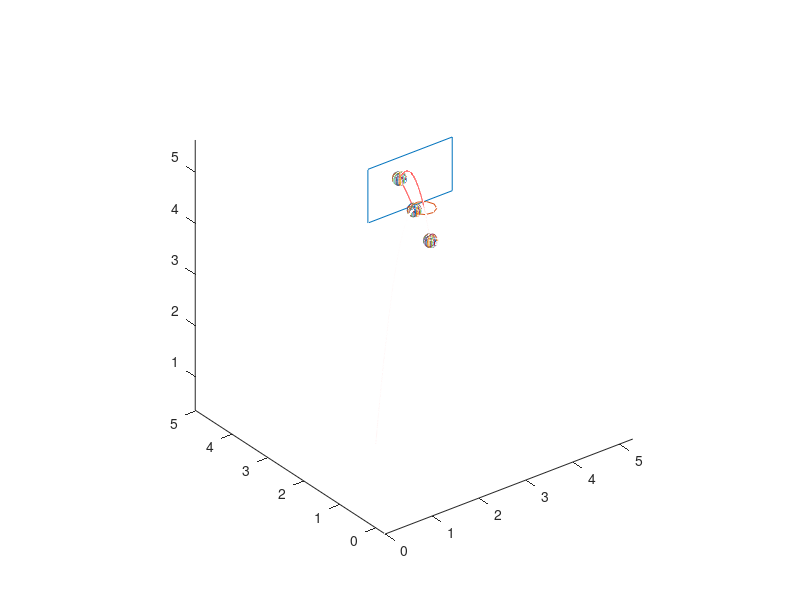

MATLAB code for this plot:
%% BasketballSimulationTrajectory.m
% Authors: Patrick Varin, Rebecca Schutzengel, Brendan Quinivan
% 
% This code was written during the 2011 University Physics Competition
% in order to simulate a basketball as shot from the three-point line
% and 45 degrees from the principle axis of the court.
% 
% This function can either be called with the default values:
%   BasketballSimulation()
% or with custom values:
%   BasketballSimulation(speed,phi,theta,omega)
% The first three arguments are scalars and define the velocity, the third
% argument is a 3-vector that defines the angular momentum of the ball.
% 
% This function determines whether or not a particular shot from this
% location will enter the basket, and was designed to determine the
% behavior of a particular shot.
%   Returns 1 or 0.
%   Plots the trajectory of the basketball as well as the hoop and the
%   backboard.

function score = BasketballSimulationTrajectory(varargin)
    global omega
    %% Manage Inputs
    if nargin==0
        speed = 8.7;%initial speed
        phi = .7;%angle of elevation
        theta = pi/4+.02;%angle from baseline
        omega = [1;-1;0];%spin
    else
        speed = varargin{1};
        phi = varargin{2};
        theta = varargin{3};
        omega = varargin{4};
    end
    
    %% Define Constants
    r_ball = .75/(2*pi);
    r_hoop = .225;
    h_hoop_top = 3.050;
    h_bb = 1.050;
    w_bb = 1.800;
    pos_hoop = 6.2/sqrt(2)*[1;1;0] + h_hoop_top*[0;0;1];
    pos_bb = pos_hoop + [0;r_hoop+.151;h_bb/2-.15];
    
    clc
    figure(1)
    clf
%     figure(2)
%     clf
    %% Initial Conditions
    Vx = speed*cos(phi)*cos(theta);
    Vy = speed*cos(phi)*sin(theta);
    Vz = speed*sin(phi);
    
    nextPosition = [0,0,2];%position
    nextVelocity = [Vx,Vy,Vz];%velocity
    nextTime = 0;
    
    time=[];
    paths=[];
    
    testing = [];%DELETE ME
    eventPositions = {};
    
    %% Setup Options
    term = {};
    function [value,isterminal,direction] = events(t,Y)
        %escape past rim
        value(1) = Y(3) - h_hoop_top;
        isterminal(1) = 1;%~inCirc(r_ball,r_hoop,Y(1:2),pos_hoop(1:2));
        direction(1) = -1;
        term{1} = 'Escape Below Rim';
        
        %escape past backboard
        value(2) = Y(2)-pos_bb(2);
        isterminal(2) = ~inRect(r_ball,w_bb,h_bb,Y([1,3]),pos_bb([1,3]));
        direction(2) = 1;
        term{2} = 'Escape Behind Backboard';
        
        %escape in x-dir
        value(3) = Y(1) - 6.2/sqrt(2) - w_bb/2;
        isterminal(3) = 1;
        direction(3) = 0;
        term{3} = 'Escape Past Backboard';
        
        %collide with the backboard
        value(4) = distanceToRect(w_bb,h_bb,Y(1:3),pos_bb)-r_ball;
        isterminal(4) = 1;
        direction(4) = -1;
        term{4} = 'Backboard Collision';
        
        %collide with the ring
        value(5) = distanceToRing(r_hoop,Y(1:3),pos_hoop)-r_ball;
        isterminal(5) = 1;
        direction(5) = -1;
        term{5} = 'Hoop Collision';
        
        %the ball has fallen below the floor
        %catch any missed cases
        value(6) = Y(3);
        isterminal(6) = 1;
        direction(6) = 0;
        term{6} = 'Falling Ball';
        
        testing = vertcat(testing,[t,value]);
    end

    options = odeset('Events',@events,'RelTol',1e-5);
    
    %% Iterate through all bounces
    while(true)
        Y0(1:3) = nextPosition;
        Y0(4:6) = nextVelocity;
        
        [T,Y,TE,YE,IE] = ode45(@Equations_Of_Motion,nextTime:.0001:nextTime+10,Y0,options);
        
        time = vertcat(time,T);
        paths = vertcat(paths,Y(:,1:3));
        
        %Debugging
        for i=1:(length(IE)-1)
            fprintf('Non-Terminating Event: %s\n',term{IE(i)})
        end
        fprintf('Terminating Event: %s\n',term{IE(end)})
        for i=1:length(YE(:,1))
            eventPositions{end+1}=YE(i,1:3);
        end
        %End Debugging
        
        if IE(end) == 1 || IE(end) == 2 || IE(end) == 3 || IE(end) == 6
            break
        elseif IE(end) == 4
            n = [0,-1,0];%collision with the backboard
            energyAbsorbtion = .5;
        elseif IE(end) == 5
            n=minDiscplacementFromHoop(r_hoop,Y(end,1:3),pos_hoop)
            n=n/norm(n);
            energyAbsorbtion = .65;
        end
        [p1, p2] = parallelPerp(Y(end,4:6),n);
        nextVelocity = p2-p1*sqrt(1-energyAbsorbtion);
        nextPosition = Y(end,1:3);
        nextTime = T(end);
    end
    
    %% Plot
    %plot the trajectory
    figure(1)
    plot3(paths(:,1),paths(:,2),paths(:,3),'r')
    
    score = norm(paths(end,:)-pos_hoop')<r_hoop-r_ball;
    
    %plot the backboard and the rim
    hold on
    X_bb = [pos_bb(1)+w_bb/2, pos_bb(1)+w_bb/2, pos_bb(1)-w_bb/2, pos_bb(1)-w_bb/2, pos_bb(1)+w_bb/2];
    Z_bb = [pos_bb(3)-h_bb/2, pos_bb(3)+h_bb/2, pos_bb(3)+h_bb/2, pos_bb(3)-h_bb/2, pos_bb(3)-h_bb/2];
    Y_bb = [pos_bb(2),pos_bb(2),pos_bb(2),pos_bb(2),pos_bb(2)];
    plot3(X_bb,Y_bb,Z_bb)
    Z_hoop = ones(1,10)*h_hoop_top;
    X_hoop = ones(1,10)*pos_hoop(1) + r_hoop*cos(linspace(0,2*pi,10));
    Y_hoop = ones(1,10)*pos_hoop(2) + r_hoop*sin(linspace(0,2*pi,10));
    plot3(X_hoop,Y_hoop,Z_hoop);
    
    axis equal
    
%     %debugging plots
%     figure(2)
%     testing = sort(testing,1);
%     plot(testing(:,1),testing(:,2:end));
%     legend('1','2','3','4')
    
    %return focus to the trajectory
    figure(1)
    for i=1:length(eventPositions)
        [x,y,z]=getBallPlotPoints(r_ball,eventPositions{i});
        plot3(x,y,z)
    end
    
end

%% Simulation
function dY = Equations_Of_Motion(t,Y)
    Pos = Y(1:3);
    Vel = Y(4:6);
    Acc = Acceleration(Vel);
    
    dY = [Vel;Acc];
end

function Acc = Acceleration(Vel)
    global omega
    C_d = .54;
    m_ball = .6;
    r_ball = .75/(2*pi);
    A = pi*r_ball^2;
    rho = 1;
    
    F_drag = -.5*C_d*rho*A*norm(Vel)*Vel;
    F_magnus = 16/3*pi^2*r_ball^3*rho*cross(omega,Vel);
    
    a = (F_drag+F_magnus)/m_ball;
    g = [0;0;-9.81];
    Acc = a+g;
end

%% Helper Functions

function [parallel,perp] = parallelPerp(v1,v2)
    parallel = sum(v1.*v2)/norm(v2)/norm(v2)*v2;
    perp = v1-parallel;
end

function test = inCirc(r1,r2,p1,p2)
    test = norm(p1-p2)<r1+r2;
end

function test = inRect(r,w,h,p1,p2)
    p = abs(p1-p2);
    if p(1)>=w/2+r || p(2)>=h/2+r
        w=p(1)>=w/2+r;%DELETE ME
        h=p(2)>=h/2+r;%DELETE ME
        test = false;
    elseif (norm(p-[w/2;h/2])>=r) && ((p(1)>=w/2) || (p(2)>=h/2))
        test = false;
    else
        test = true;
    end
end

function d = distanceToRect(w,h,p1,p2)
    %assumes that the Rect is in the x-z plane (as the backboard will be)
    p = abs(p1-p2);
    if p(1)<w/2 %if the center is inside the width
        if p(3)<h/2
            %distance from the point to the x-z plane
            d=p(2);
        else
            %distance from the point to the horizontal edge
            p = p-[0;0;h/2];
            d = norm(p(2:3));
        end
    else
        if p(3)<h/2
            %distance from the point to the vertical edge
            p = p-[w/2;0;0];
            d = norm(p(1:2));
        else
            %distance from the point to the corner
            p = p-[w/2;0;h/2];
            d = norm(p);
        end
    end
end

function d = distanceToRing(r,p1,p2)
    p = p1-p2;
    d = norm([p(3),norm(p(1:2))-r]);
end

function X = minDiscplacementFromHoop(r,p1,p2)
%the hoop is assumed to be in the horizontal plane
    p = p1-p2';
    [~,proj] = parallelPerp(p,[0,0,1]);
    X = proj-proj/norm(proj)*r + [0,0,p1(3)-p2(3)];
end

function [X,Y,Z] = getBallPlotPoints(r,p)
    [theta,phi] = meshgrid(linspace(0,2*pi,30),linspace(0,2*pi,30));
    X = sin(phi).*cos(theta)*r+p(1);
    Y = sin(phi).*sin(theta)*r+p(2);
    Z = r*cos(phi)+p(3);
end